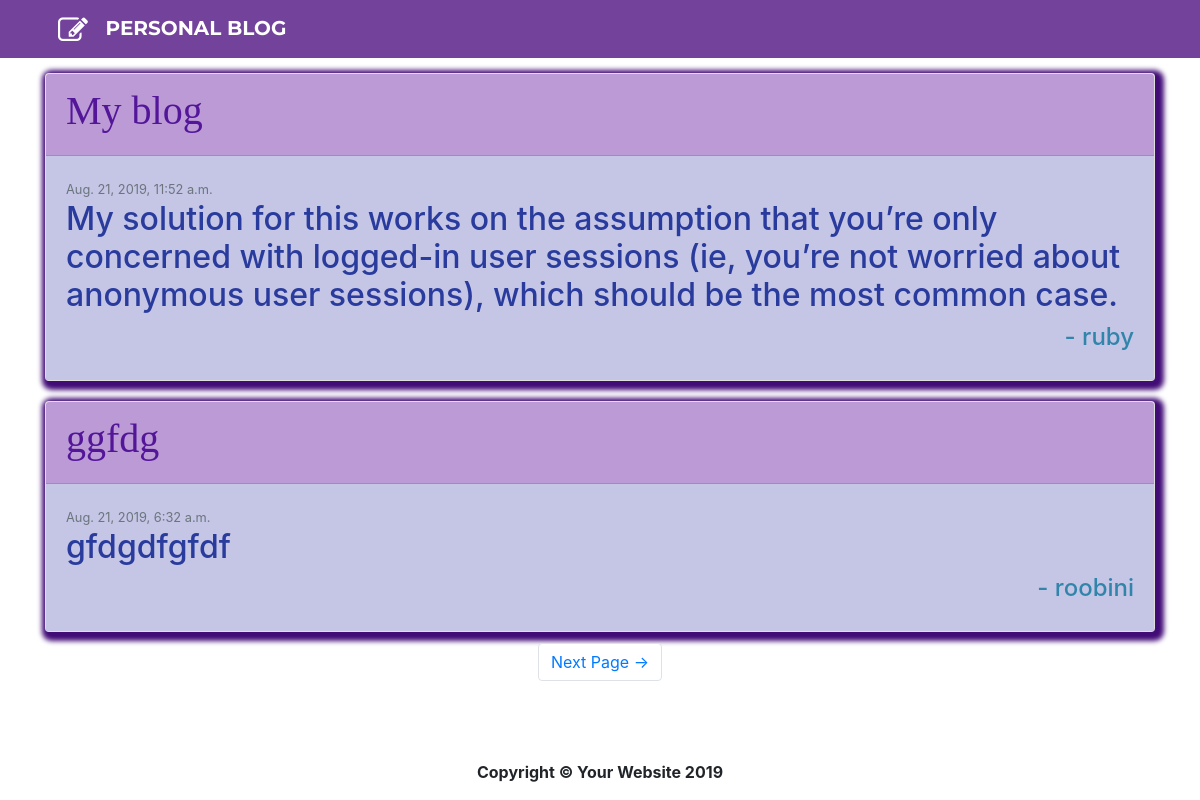
The page / on the database its author committed.
### blogapp/models.py (models this page shows, shortened)
class BlogPost(models.Model):
    blog_title = models.CharField(max_length = 50)
    blog_text = models.TextField()
    blog_date = models.DateTimeField(default = timezone.now)
    blog_author = models.ForeignKey(User, on_delete=models.CASCADE, blank=True, null=True)
    class Meta:
        verbose_name_plural = "BlogEntry"

### blogapp/views.py (the view)
# urls.py: path('', BlogListView.as_view(), name = 'blog-home'),
class BlogListView(ListView):
    model = BlogPost
    template_name = 'home.html'
    context_object_name = 'bloglist'
    ordering = ['-blog_date']
    paginate_by=2

### blogapp/templates/home.html (shortened to what this page needs)
{% extends "base.html" %} {% block content %} {% for b in bloglist %}
<div class="container">
    <div class="row">
        <div class="card" style="width: 100%; margin-top:15px;margin-bottom: 5px;box-shadow: 3px 3px 5px 6px rgb(66, 12, 119);">
            <div class="card-header" style="background-color: #bb9ad6">
                <div class="media">
                    <div class="media-body">
                        <h1><a href="{% url 'blog-detail' b.id %}" style="color:rgb(83, 22, 153);font-family:Cambria, Cochin, Georgia, Times, 'Times New Roman', serif">{{b.blog_title}}</a></h1>
                    </div>
                </div>
            </div>
            <div class="card-body" style="background-color: rgb(197, 197, 230)">
                <small class="text-muted" style="color:rgb(33, 82, 156)">{{b.blog_date}}</small>
                <h2 style="color:rgb(41, 59, 156)">{{b.blog_text}}</h2>
                <h4 class="float-right" style="color:rgb(49, 132, 170)">- {{b.blog_author}}</h4>
            </div>
        </div>
    </div>
</div>
{% endfor %} {% if is_paginated %}
<ul class="pagination justify-content-center mb-4" style="margin:6px">
     {% if page_obj.has_next %}
    <li class="page-item">
        <a class="page-link" href="?page={{page_obj.next_page_number}}">Next Page &rarr;</a>
    </li>
    {% endif %}
</ul>
{% endif %} {% endblock content %}

### rows shown on the page
BlogPost: blog_title "My blog", blog_date "Aug. 21, 2019, 11:52 a.m.", blog_text "My solution for this works on the assumption that you’re only concerned with logged-in user sessions (ie, you’re not worried about anonymous user sessions), which should be the most common case.", blog_author "ruby"
BlogPost: blog_title "ggfdg", blog_date "Aug. 21, 2019, 6:32 a.m.", blog_text "gfdgdfgfdf", blog_author "roobini"
